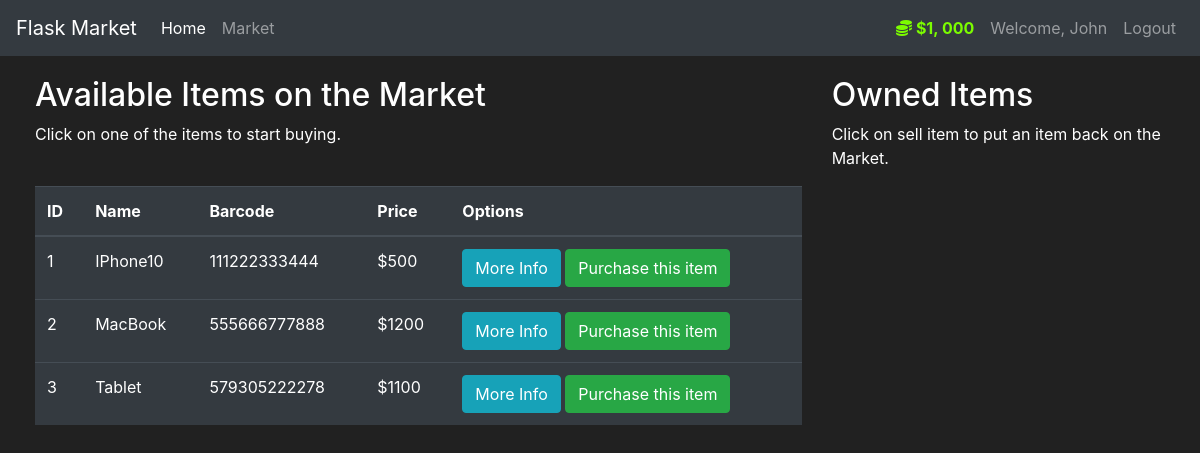
/market (signed in), run on an earlier commit of the app's database.
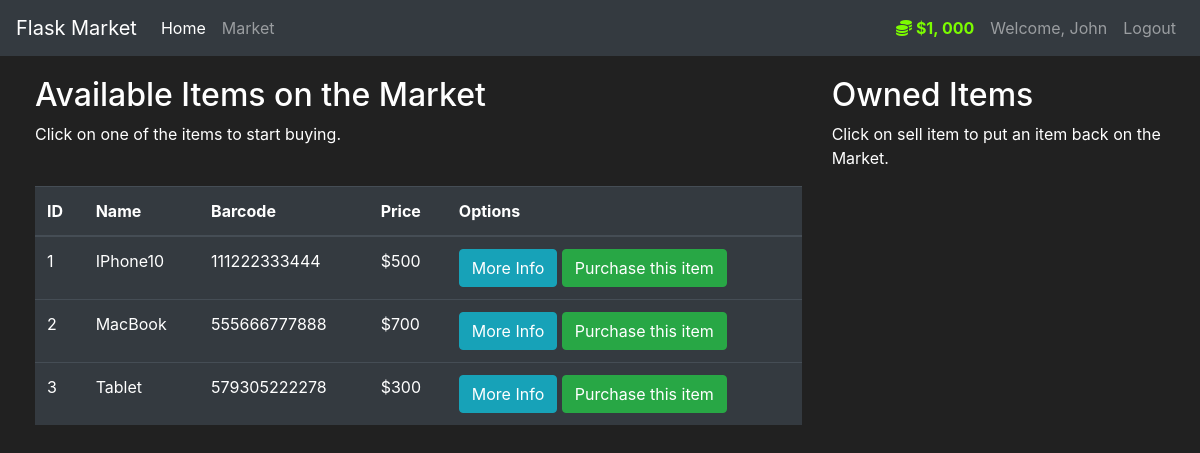
And on a later commit of the database.
### market/models.py (models this page shows, shortened)
class User(db.Model, UserMixin):
    id = db.Column(db.Integer(), primary_key = True)
    username = db.Column(db.String(length=30), nullable = False, unique = True)
    email_address = db.Column(db.String(length=50), nullable = False, unique = True)
    password_hash = db.Column(db.String(length=60), nullable = False)
    budget = db.Column(db.Integer(), nullable = False, default = 1000)
    items = db.relationship('Item', backref = 'owned_user', lazy = True)
    @property
    def prettier_budget(self):
        if len(str(self.budget)) >= 4:
            return f'${str(self.budget)[:-3]}, {str(self.budget)[-3:]}'
        else:
            return f"${self.budget}"
    @property
    def password(self):
        return self.password

class Item(db.Model):
    id = db.Column(db.Integer(), primary_key = True)
    name = db.Column(db.String(length = 30), nullable = False, unique=True)
    price = db.Column(db.Integer(), nullable = False)
    barcode = db.Column(db.String(length = 12), nullable = False, unique = True)
    description = db.Column(db.String(length = 1024), nullable = False, unique = True)
    owner = db.Column(db.Integer, db.ForeignKey('user.id'))

### market/routes.py (the view, shortened to what this page needs)
@app.route('/market', methods = ['GET', 'POST'])
@login_required
def market_page():
    purchase_form = PurchaseItemForm()
    items = Item.query.all()
    return render_template('market.html', items=items, purchase_form = purchase_form)

### market/models.py (called while the page is built)
@login_manager.user_loader
def load_user(user_id):
    return User.query.get(int(user_id))

### market/templates/market.html (shortened to what this page needs)
{% extends 'base.html' %}
{% block content %}
  <div class="row" style = "margin-top:20px; margin-left:20px; ">
    <div class="col-8">
      <h2>Available Items on the Market</h2>
      <p>Click on one of the items to start buying.</p>
      <br>
        <table class="table table-hover table-dark">
          <thead>
            <tr>
                <th scope="col">ID</th>
                <th scope="col">Name</th>
                <th scope="col">Barcode</th>
                <th scope="col">Price</th>
                <th scope="col">Options</th>
            </tr>
          </thead>
          <tbody>
            {% for item in items %}
                <tr>
                    <td>{{ item.id }}</td>
                    <td>{{ item.name }}</td>
                    <td>{{ item.barcode }}</td>
                    <td>${{ item.price }}</td>
                    <td>
                        <button class="btn btn-outline btn-info"
                            data-toggle = "modal"
                            data-target = "#Modal-MoreInfo-{{ item.id }}">
                          More Info
                        </button>
                        <button class="btn btn-outline btn-success"
                            data-toggle="modal"
                            data-target = "#Modal-PurchaseConfirm-{{ item.id }}">
                            Purchase this item
                          </button>
                    </td>
                </tr>
            {% endfor %}
          </tbody>
        </table>
    </div>
    <div class="col-4">
      <h2>Owned Items</h2>
      <p>Click on sell item to put an item back on the Market.</p>
      <br>
    </div>
  </div>
{% endblock %}

### market/templates/base.html (shortened to what this page needs)
<!doctype html>
<html lang="en">
   <head>
      <link rel="stylesheet" href="https://cdn.jsdelivr.net/npm/bootstrap@4.5.3/dist/css/bootstrap.min.css">
   </head>
   <body>
    <nav class="navbar navbar-expand-md navbar-dark bg-dark">
      <a class="navbar-brand" href="#">Flask Market</a>
      <div class="collapse navbar-collapse" id="navbarNav">
        <ul class="navbar-nav mr-auto">
            <li class="nav-item active">
                <a class="nav-link" href="{{ url_for('home_page') }}">Home <span class="sr-only">(current)</span></a>
            </li>
            <li class="nav-item">
                <a class="nav-link" href="{{ url_for('market_page') }}">Market</a>
            </li>
        </ul>
        {% if current_user.is_authenticated %}
          <ul class="navbar-nav">
            <li class="nav-item">
                <a class="nav-link" style = "color: lawngreen; font-weight:bold;">
                  <i class="fas fa-coins"></i>
                  {{ current_user.prettier_budget }}
                </a>
            </li>
            <li class="nav-item">
                <a class="nav-link">Welcome, {{ current_user.username }}</a>
              </li>
              <li class="nav-item">
                <a class="nav-link" href="{{ url_for('logout_page') }}">Logout</a>
              </li>
          </ul>
        {% endif %}
      </div>
    </nav>
    {% block content %}
    {% endblock %}
   </body>
</html>

### market/templates/base.html (style rules this page uses)
body { background-color: #212121; color: white }

What changed in the data, as far as the page shows it:
changed Item "MacBook": price "1200" → "700"
changed Item "Tablet": price "1100" → "300"
